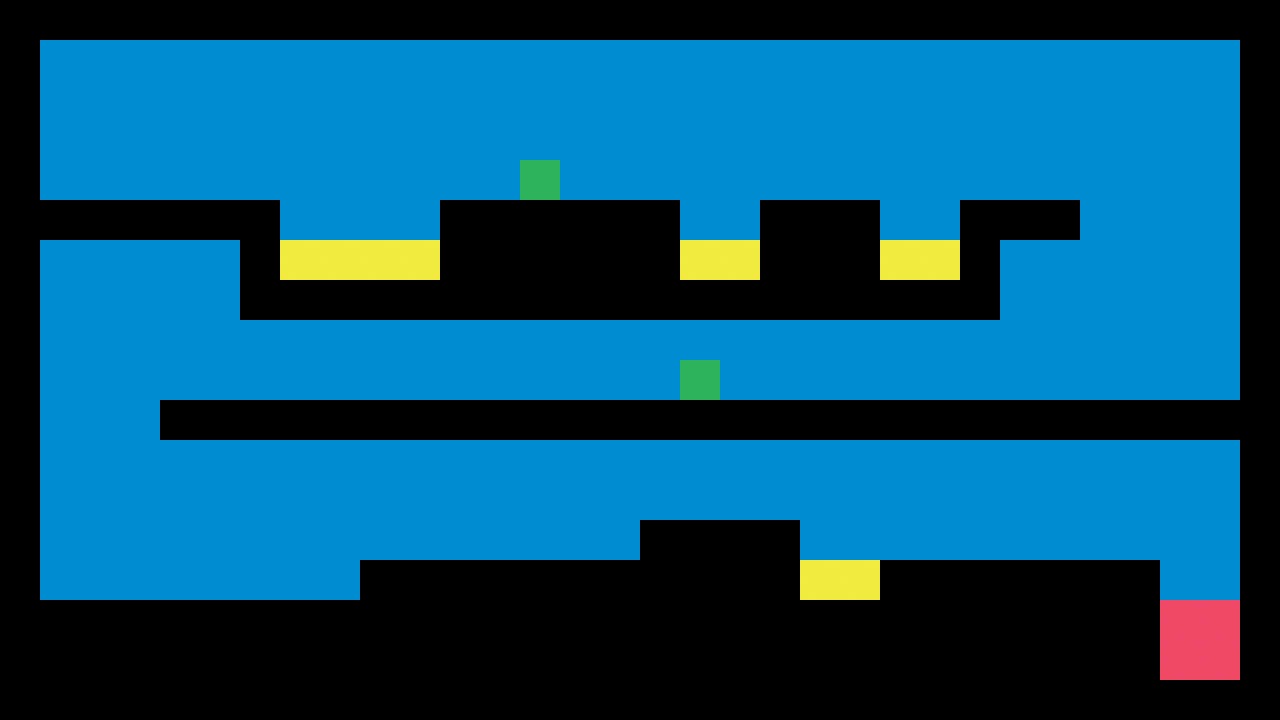

The image is a tile-based game level rendered from a .tmx file. Its description and source (layers, tilesets, objects; grid data summarised) follow:
An orthogonal 32x18 tile map with 40x40 px tiles, 1 tile layer (Tile Layer 1).

<map version="1.0" orientation="orthogonal" width="32" height="18" tilewidth="40" tileheight="40">
 <tileset firstgid="1" name="Tiles" tilewidth="40" tileheight="40">
  <image source="tiles.png" width="160" height="160" />
  <tile id="0">
   <properties>
    <property name="blocked" value="" />
   </properties>
  </tile>
  <tile id="2">
   <properties>
    <property name="speedBoost" value="" />
   </properties>
  </tile>
  <tile id="3">
   <properties>
    <property name="die" value="" />
   </properties>
  </tile>
  <tile id="4">
   <properties>
    <property name="goal" value="" />
   </properties>
  </tile>
 </tileset>
 <layer name="Tile Layer 1" width="32" height="18">
  <data>[576 cells, 576 non-empty, 5 distinct tile ids]</data>
 </layer>
</map>